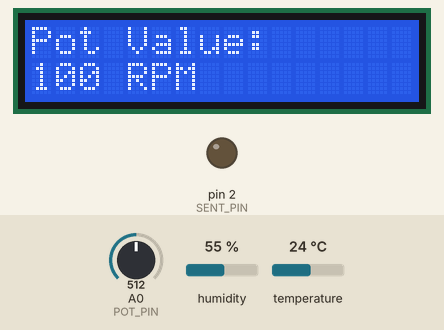
Simulated run of this sketch. Board: Arduino Uno, built with avr-gcc and run on an emulated ATmega328P. Shown: 16×2 character LCD, output pins drawn as LEDs (lit = HIGH). The inputs (shaded band) are chosen by the test bench; at power-on: A0 (POT_PIN) = 512, temperature 24 °C, humidity 55 %.

Above: at 1.2 s.
1.3 s: A0 (POT_PIN) set to 716
At 2.2 s:
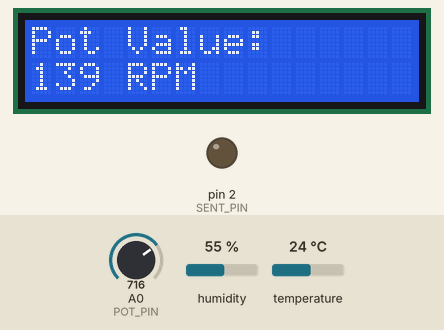
4.8 s: A0 (POT_PIN) set to 1023
At 5.8 s:
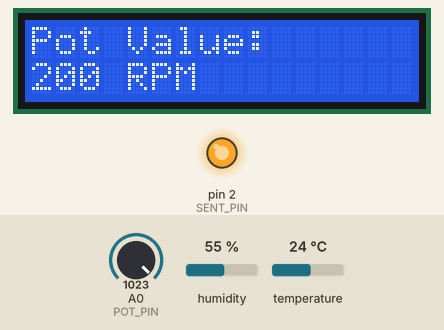
6.5 s: temperature set to 12 °C
10.0 s: A0 (POT_PIN) set to 260
At 11.7 s:
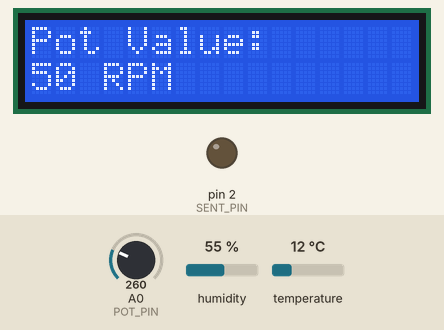
Timing chart, 0 to 13.0 s (numbered marks = the images above; inputs shaded):
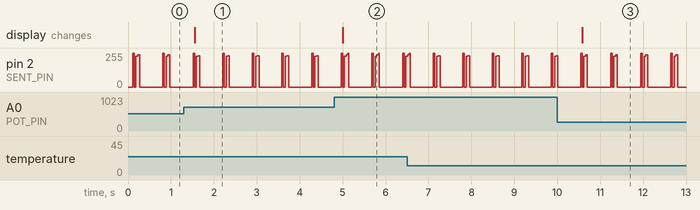

Measured:
- after the input at 1.3 s, the display: changes after 0.25 s (image 1)
- after the input at 4.8 s, the display: changes after 0.20 s (image 2)
- after the input at 10.0 s, the display: changes after 0.58 s (image 3)

The sketch:

Transciever.ino
```cpp
#include <Arduino.h>
#include <SENT.h>
#include <Wire.h>
#include <LiquidCrystal_I2C.h>
#include <dht.h>


const byte SENT_PIN = 2;
const int POT_PIN = A0;
const int DHT_PIN = A1;
#define DHTTYPE DHT11

SENT sent(SENT_PIN, SEND_SENT);
dht DHT;

// Inițializează LCD-ul cu adresa I2C
LiquidCrystal_I2C lcd1(0x27, 16, 2);

void setup() {
  pinMode(SENT_PIN, OUTPUT);
  sent.begin(500);
  lcd1.init();
  lcd1.backlight();
}

void loop() {
  int potValue = analogRead(POT_PIN);
  int speedValue = map(potValue, 0, 1023, 0, 200);

  DHT.read11(DHT_PIN);
  float temperature = DHT.temperature;
  float humidity = DHT.humidity;

  // Afișează valoarea pe primul LCD
  lcd1.clear();
  lcd1.setCursor(0, 0);
  lcd1.print("Pot Value:");
  lcd1.setCursor(0, 1);
  lcd1.print(speedValue);
  lcd1.print(" RPM");

  // Trimite valoarea prin protocolul SENT
  sent.send(speedValue, static_cast<uint16_t>(temperature * 100)); // Trimite viteza și temperatura

  delay(500);
}
```

SENT.cpp
```cpp
#include "SENT.h"

// Constructorul clasei SENT
SENT::SENT(uint8_t pin, uint8_t mode) {
  _pin = pin;
  if (mode == SEND_SENT)
    pinMode(_pin, OUTPUT);
  else
    pinMode(_pin, INPUT);
}

// Inițializează perioada de baza semnal SENT
void SENT::begin(unsigned long tick) {
  this->_tick = tick;
}

// Trimite datele prin protocolul SENT
void SENT::send(uint16_t dataSensor1, uint16_t dataSensor2) {
  unsigned long currentTime = micros();

  uint8_t timenibblelength = 0;

// Calculează CRC
// Poly 101101 -: 23   1111 - 15
  uint8_t data[] = {
        uint8_t(dataSensor1 & 0x3F),
        uint8_t((dataSensor1>>6) & 0x3F),
        uint8_t(dataSensor2 & 0x3F),
        uint8_t((dataSensor2>>6) & 0x3F)
  };
  uint8_t crcval = calculateCRC(data);

  // Synchronization 56(55+1) ticks
  digitalWrite(_pin, LOW);
  unsigned long oldTime = currentTime;
  while ((currentTime - oldTime) <= this->_tick) {
    currentTime = micros();
  }

  oldTime = currentTime;
  digitalWrite(_pin, HIGH);
  while ((currentTime - oldTime)/this->_tick <= 55) {
    currentTime = micros();
  }

  oldTime = currentTime;
  // Status nibble
  digitalWrite(_pin, LOW);
  while ((currentTime - oldTime)/this->_tick <= 1) {
    currentTime = micros();
  }

  digitalWrite(_pin, HIGH);
  oldTime = micros();
  currentTime = micros();
  timenibblelength = 11 + _status_bit;
  while ((currentTime - oldTime)/this->_tick <  timenibblelength) {
    currentTime = micros();
  }

  oldTime = currentTime;
  // Nibble1 DataSensor1
  digitalWrite(_pin, LOW);
  while ((currentTime - oldTime)/this->_tick <= 1) {
    currentTime = micros();
  }

  oldTime = currentTime;
  digitalWrite(_pin, HIGH);
  timenibblelength = 11 + (dataSensor1 & 0x0F);
  while ((currentTime - oldTime)/this->_tick <= timenibblelength) {
    currentTime = micros();
  }

  oldTime = currentTime;
  // Nibble2 DataSensor1
  digitalWrite(_pin, LOW);
  while ((currentTime - oldTime)/this->_tick <= 1) {
    currentTime = micros();
  }

  oldTime = currentTime;
  digitalWrite(_pin, HIGH);
  timenibblelength = 11 + ((dataSensor1 >> 4) & 0x0F);
  while ((currentTime - oldTime)/this->_tick <= timenibblelength) {
    currentTime = micros();
  }

  oldTime = currentTime;
  // Nibble3 DataSensor1
  digitalWrite(_pin, LOW);
  while ((currentTime - oldTime)/this->_tick <= 1) {
    currentTime = micros();
  }

  oldTime = currentTime;
  digitalWrite(_pin, HIGH);
  timenibblelength = 11 + ((dataSensor1 >> 8) & 0x0F);
  while ((currentTime - oldTime)/this->_tick <= timenibblelength) {
    currentTime = micros();
  }

  oldTime = currentTime;
  // Nibble1 DataSensor2
  digitalWrite(_pin, LOW);
  while ((currentTime - oldTime)/this->_tick <= 1) {
    currentTime = micros();
  }

  oldTime = currentTime;
  digitalWrite(_pin, HIGH);
  timenibblelength = (11 + (dataSensor2 & 0x0F));
  while ((currentTime - oldTime)/this->_tick <= timenibblelength) {
    currentTime = micros();
  }

  oldTime = currentTime;
  // Nibble2 DataSensor2
  digitalWrite(_pin, LOW);
  while ((currentTime - oldTime)/ this->_tick <= 1) {
    currentTime = micros();
  }

  oldTime = currentTime;
  digitalWrite(_pin, HIGH);
  timenibblelength = (11 + ((dataSensor2 >> 4) & 0x0F));
  while ((currentTime - oldTime)/ this->_tick <= timenibblelength) {
    currentTime = micros();
  }

  oldTime = currentTime;
  // Nibble3 DataSensor2
  digitalWrite(_pin, LOW);
  while ((currentTime - oldTime)/ this->_tick <= 1) {
    currentTime = micros();
  }

  oldTime = currentTime;
  digitalWrite(_pin, HIGH);
  timenibblelength = (11 + ((dataSensor2 >> 8) & 0x0F));
  while ((currentTime - oldTime)/ this->_tick <= timenibblelength) {
    currentTime = micros();
  }

  oldTime = currentTime;
  digitalWrite(_pin, LOW);
  while ((currentTime - oldTime)/ this->_tick) {
    currentTime = micros();
  }

  oldTime = currentTime;
  digitalWrite(_pin, HIGH);

// Trimiterea CRC-ului
  timenibblelength = 11 + (crcval & 0x3F); // ??
  digitalWrite(_pin, LOW);
  while ((currentTime - oldTime)/ this->_tick <= 1) {
    currentTime = micros();
  }

  oldTime = currentTime;
  digitalWrite(_pin, HIGH);
  while ((currentTime - oldTime)/ this->_tick <= timenibblelength) {
    currentTime = micros();
  }

  /*** oldTime = currentTime;
  // restul până la 270
  digitalWrite(_pin, LOW);
  while ((currentTime - oldTime)/this->_tick <= 1) {
    currentTime = micros();
  }

  digitalWrite(_pin, HIGH);
  while ((currentTime - oldTime) <= this->_tick * 270) {
    currentTime = micros();
  } ***/

  // pause
  oldTime = currentTime;
  digitalWrite(_pin, LOW);
  while ((currentTime - oldTime)/this->_tick <= 1) {
    currentTime = micros();
  }

  oldTime = currentTime;
  digitalWrite(_pin, HIGH);
  while ((currentTime - oldTime)/this->_tick <= 76) {
    currentTime = micros();
  }
  digitalWrite(_pin, LOW);
}

bool SENT::available() {
  /// Măsoară durata semnalului LOW
  //unsigned long lowDuration = this->_tick; //pulseIn(_pin, LOW, this->_tick*270); // Timeout de 10,000 de microsecunde

  // Măsoară durata semnalului HIGH
  unsigned long highDuration = pulseIn(_pin, HIGH, 3000000);

  // Verifică dacă durata semnalului HIGH este suficient de lungă
  /// bool isHighAvailable = ((uint16_t)(highDuration/this->_tick) == 56);
  bool isHighAvailable = ((uint16_t)(highDuration/this->_tick) == 55); // 55 + _tick = 56
  // if(isHighAvailable) Serial.println("Sinc ok"); else Serial.println("Sinc not yet");

  /// Opțional, verifică dacă durata LOW este într-un anumit interval acceptabil (dacă este necesar)
  ///bool isLowValid = (uint16_t)(lowDuration/this->_tick) >= 1; // MIN_LOW_DURATION && lowDuration <= MAX_LOW_DURATION);

  // Returnează true doar dacă ambele condiții sunt îndeplinite (sau doar cea HIGH, dacă LOW nu este relevant)
  return isHighAvailable;
  ///return (unsigned long)(highDuration  /*this->_tick*/);

}

uint8_t SENT::correctError(uint8_t data) {
  // Simulează corectarea erorilor - întoarce pur și simplu datele primite pentru acest exemplu
  return data;
}


void SENT::read(uint16_t *dataSensor1, uint16_t *dataSensor2, uint16_t *sstatus) {

  // status bit
  unsigned long highDuration = pulseIn(_pin, HIGH, this->_tick*270);
  //*sstatus = (uint16_t)(highDuration) ;
  *sstatus = (uint16_t)((highDuration /this->_tick)-11) * (uint8_t)(highDuration/this->_tick <= 27) ;

  // Senzor 1 nibble 1 (low)
  highDuration = pulseIn(_pin, HIGH, this->_tick*270);
  *dataSensor1 =((uint8_t)(highDuration /this->_tick)-11) * (uint8_t)(highDuration/this->_tick <= 27) ;

  // Senzor 1 nibble 2
  highDuration = pulseIn(_pin, HIGH, this->_tick*270);
  *dataSensor1 = *dataSensor1 | ((((uint8_t)(highDuration /this->_tick-11)<< 4) * (uint8_t)(highDuration/this->_tick <= 27))) ;

  // Senzor 1 nibble 3 (high)
  highDuration = pulseIn(_pin, HIGH, this->_tick*270);
  *dataSensor1 = *dataSensor1 | ((((uint8_t)(highDuration /this->_tick-11)<< 8) * (uint8_t)(highDuration/this->_tick <= 27)));

  // Senzor 2 nibble 1 (low)
  highDuration = pulseIn(_pin, HIGH, this->_tick*270);
  *dataSensor2 = (uint8_t)(highDuration /this->_tick-11) * (uint8_t)(highDuration/this->_tick <= 27) ;

  // Senzor 2 nibble 2
  highDuration = pulseIn(_pin, HIGH, this->_tick*270);
  *dataSensor2 = *dataSensor2 | ((uint8_t)(highDuration /this->_tick-11) * (uint8_t)(highDuration/_tick <= 27)) << 4 ;

  // Senzor 2 nibble 3 (high)
  highDuration = pulseIn(_pin, HIGH, this->_tick*270);
  *dataSensor2 = *dataSensor2 | ((uint8_t)(highDuration /this->_tick-11) * (uint8_t)(highDuration/this->_tick <= 27)) << 8;

  // CRC
  highDuration = pulseIn(_pin, HIGH, this->_tick*270);
  uint8_t crc = (uint8_t)(highDuration /this->_tick-11); //???? * (uint8_t)(highDuration/this->_tick <= 27) ;

  bool flg = true;
  bool flgout = true;
  unsigned long currentTime, oldTime;
  uint8_t calc_crc = 0;
  int lastState = LOW;
  while(flg) {
    int currentState = digitalRead(this->_pin);

    if (lastState == LOW && currentState == HIGH && flgout) { // runs once
      // Rising edge detected, do something here  } else if (lastState == HIGH && currentState == LOW) {
      // Falling edge detected, do something here
      oldTime = micros();
      flgout = false;
      // Verificare CRC
      uint8_t data[] = {
        uint8_t((*dataSensor1) & 0x3F),
        uint8_t(((*dataSensor1) >>6) & 0x3F),
        uint8_t((*dataSensor2) & 0x3F),
        uint8_t(((*dataSensor2) >>6) & 0x3F)
      };
      calc_crc = calculateCRC(data);

    }else if (lastState == HIGH && currentState == LOW)  {
      currentTime = micros();
      flg = false;
    }

    lastState = currentState;
  }
  highDuration = currentTime - oldTime;


  // Afisare CRC trimis si primit
  Serial.print("CRC trimis: ");
  Serial.print(crc, HEX);
  Serial.print(" , CRC calculat: ");
  Serial.println(calc_crc, HEX);

  // Pause
  // highDuration = pulseIn(_pin, HIGH, this->_tick*270);
  uint16_t pause = (uint8_t)(highDuration /this->_tick-11) * (uint8_t)(highDuration/this->_tick <= 270) ;

}

uint8_t SENT::calculateCRC(uint8_t *data) {
  static const uint8_t crc6_table[64] = {
    0, 25, 50, 43, 61, 36, 15, 22, 35, 58, 17, 8, 30, 7, 44, 53,
    31, 6, 45, 52, 34, 59, 16, 9, 60, 37, 14, 23, 1, 24, 51, 42,
    62, 39, 12, 21, 3, 26, 49, 40, 29, 4, 47, 54, 32, 57, 18, 11,
    33, 56, 19, 10, 28, 5, 46, 55, 2, 27, 48, 41, 63, 38, 13, 20
  };

  uint8_t checksum = 0x15; // Seed pentru CRC
  for (int i = 0; i < 4; i++) {
    checksum = uint8_t(data[i]) ^ uint8_t(crc6_table[checksum + 1]);
  }
  checksum = uint8_t(0) ^ uint8_t(crc6_table[checksum + 1]);
  return checksum;
}
```

SENT.h
```cpp
#ifndef SENT_h
#define SENT_h

#include <Arduino.h>
#define SEND_SENT 0x0
#define READ_SENT 0x1

// Definirea duratelor minime și maxime pentru LOW
// #define MIN_LOW_DURATION 10 // exemplu de durată minimă în microsecunde
// #define MAX_LOW_DURATION 1000 // exemplu de durată maximă în microsecundeS

class SENT {
  public:
    SENT(uint8_t pin, uint8_t mode = OUTPUT);
    void begin(unsigned long tick = 3);
    void send(uint16_t dataSensor1, uint16_t dataSensor2);
    void send(uint16_t dataSensor1);
    void read(uint16_t *dataSensor1, uint16_t *dataSensor2, uint16_t *sentstatus);
    bool available();
    ///uint16_t available();
    uint8_t receive(uint16_t *receivedData);
    uint8_t correctError(uint8_t data);
    uint8_t encodeData(uint8_t data);
    uint8_t decodeData(uint8_t encodedData);
    void syncPulse();
    void sendNibble(uint8_t nibble);
    void pausePulse();
    uint8_t calculateCRC(uint8_t* data);

  private:
    uint8_t _pin;
    unsigned long _previousTime;
    unsigned long _bitInterval;
    unsigned long _tick;
    uint8_t _status_bit = 0; //status bit LS nibble first
};

#endif
```
